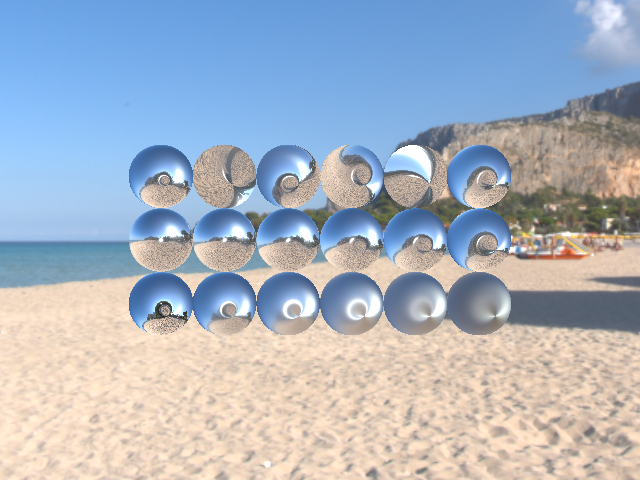

Recreate this plot in Python.
#!/usr/bin/env python

# Render three rows of PBR spheres demonstrating anisotropic reflections.
# Row 0: full anisotropy with increasing roughness.
# Row 1: low roughness with increasing anisotropy.
# Row 2: full anisotropy, low roughness, increasing anisotropy rotation.
# Tangents are generated via spherical texture-coordinate mapping.

import os
from pathlib import Path

# Factory overrides: importing these modules registers the OpenGL rendering
# and interaction style implementations for vtkRenderingCore factory classes.
import vtkmodules.vtkInteractionStyle  # noqa: F401
import vtkmodules.vtkRenderingOpenGL2  # noqa: F401

# VTK pipeline classes used in this example
from vtkmodules.vtkFiltersCore import vtkPolyDataTangents
from vtkmodules.vtkFiltersSources import vtkSphereSource
from vtkmodules.vtkFiltersTexture import vtkTextureMapToSphere
from vtkmodules.vtkIOImage import vtkHDRReader
from vtkmodules.vtkRenderingCore import (
    vtkActor,
    vtkPolyDataMapper,
    vtkRenderWindow,
    vtkRenderWindowInteractor,
    vtkSkybox,
    vtkTexture,
)
from vtkmodules.vtkRenderingOpenGL2 import vtkOpenGLRenderer

# Colors (normalized RGB)
white = (1.0, 1.0, 1.0)
black = (0.0, 0.0, 0.0)

# Data directory
data_dir = Path(os.environ.get("VPE_DATA_DIR", Path(__file__).parent))

# Environment texture: load equirectangular HDR for image-based lighting
hdr_reader = vtkHDRReader()
hdr_reader.SetFileName(str(data_dir / "Skyboxes" / "spiaggia_di_mondello_4k.hdr"))

env_texture = vtkTexture()
env_texture.SetColorModeToDirectScalars()
env_texture.SetInputConnection(hdr_reader.GetOutputPort())
env_texture.MipmapOn()
env_texture.InterpolateOn()

# Skybox: spherical projection of the HDR environment
skybox = vtkSkybox()
skybox.SetFloorRight(0, 0, 1)
skybox.SetProjection(vtkSkybox.Sphere)
skybox.SetTexture(env_texture)
skybox.GammaCorrectOn()

# Source: high-resolution sphere with spherical texture coordinates and tangents
sphere = vtkSphereSource()
sphere.SetThetaResolution(75)
sphere.SetPhiResolution(75)

texture_map = vtkTextureMapToSphere()
texture_map.SetInputConnection(sphere.GetOutputPort())
texture_map.PreventSeamOff()

tangents = vtkPolyDataTangents()
tangents.SetInputConnection(texture_map.GetOutputPort())

# Mapper: shared mapper with tangent data for anisotropy direction
mapper = vtkPolyDataMapper()
mapper.SetInputConnection(tangents.GetOutputPort())

# Row 0: full anisotropy, increasing roughness
actor_r0_0 = vtkActor()
actor_r0_0.SetPosition(0, 0.0, 0.0)
actor_r0_0.RotateX(20)
actor_r0_0.RotateY(20)
actor_r0_0.SetMapper(mapper)
actor_r0_0.GetProperty().SetInterpolationToPBR()
actor_r0_0.GetProperty().SetColor(white)
actor_r0_0.GetProperty().SetMetallic(1.0)
actor_r0_0.GetProperty().SetAnisotropy(1.0)
actor_r0_0.GetProperty().SetRoughness(0.0)

actor_r0_1 = vtkActor()
actor_r0_1.SetPosition(1, 0.0, 0.0)
actor_r0_1.RotateX(20)
actor_r0_1.RotateY(20)
actor_r0_1.SetMapper(mapper)
actor_r0_1.GetProperty().SetInterpolationToPBR()
actor_r0_1.GetProperty().SetColor(white)
actor_r0_1.GetProperty().SetMetallic(1.0)
actor_r0_1.GetProperty().SetAnisotropy(1.0)
actor_r0_1.GetProperty().SetRoughness(0.2)

actor_r0_2 = vtkActor()
actor_r0_2.SetPosition(2, 0.0, 0.0)
actor_r0_2.RotateX(20)
actor_r0_2.RotateY(20)
actor_r0_2.SetMapper(mapper)
actor_r0_2.GetProperty().SetInterpolationToPBR()
actor_r0_2.GetProperty().SetColor(white)
actor_r0_2.GetProperty().SetMetallic(1.0)
actor_r0_2.GetProperty().SetAnisotropy(1.0)
actor_r0_2.GetProperty().SetRoughness(0.4)

actor_r0_3 = vtkActor()
actor_r0_3.SetPosition(3, 0.0, 0.0)
actor_r0_3.RotateX(20)
actor_r0_3.RotateY(20)
actor_r0_3.SetMapper(mapper)
actor_r0_3.GetProperty().SetInterpolationToPBR()
actor_r0_3.GetProperty().SetColor(white)
actor_r0_3.GetProperty().SetMetallic(1.0)
actor_r0_3.GetProperty().SetAnisotropy(1.0)
actor_r0_3.GetProperty().SetRoughness(0.6)

actor_r0_4 = vtkActor()
actor_r0_4.SetPosition(4, 0.0, 0.0)
actor_r0_4.RotateX(20)
actor_r0_4.RotateY(20)
actor_r0_4.SetMapper(mapper)
actor_r0_4.GetProperty().SetInterpolationToPBR()
actor_r0_4.GetProperty().SetColor(white)
actor_r0_4.GetProperty().SetMetallic(1.0)
actor_r0_4.GetProperty().SetAnisotropy(1.0)
actor_r0_4.GetProperty().SetRoughness(0.8)

actor_r0_5 = vtkActor()
actor_r0_5.SetPosition(5, 0.0, 0.0)
actor_r0_5.RotateX(20)
actor_r0_5.RotateY(20)
actor_r0_5.SetMapper(mapper)
actor_r0_5.GetProperty().SetInterpolationToPBR()
actor_r0_5.GetProperty().SetColor(white)
actor_r0_5.GetProperty().SetMetallic(1.0)
actor_r0_5.GetProperty().SetAnisotropy(1.0)
actor_r0_5.GetProperty().SetRoughness(1.0)

# Row 1: low roughness, increasing anisotropy
actor_r1_0 = vtkActor()
actor_r1_0.SetPosition(0, 1.0, 0.0)
actor_r1_0.RotateX(20)
actor_r1_0.RotateY(20)
actor_r1_0.SetMapper(mapper)
actor_r1_0.GetProperty().SetInterpolationToPBR()
actor_r1_0.GetProperty().SetColor(white)
actor_r1_0.GetProperty().SetMetallic(1.0)
actor_r1_0.GetProperty().SetRoughness(0.1)
actor_r1_0.GetProperty().SetAnisotropy(0.0)

actor_r1_1 = vtkActor()
actor_r1_1.SetPosition(1, 1.0, 0.0)
actor_r1_1.RotateX(20)
actor_r1_1.RotateY(20)
actor_r1_1.SetMapper(mapper)
actor_r1_1.GetProperty().SetInterpolationToPBR()
actor_r1_1.GetProperty().SetColor(white)
actor_r1_1.GetProperty().SetMetallic(1.0)
actor_r1_1.GetProperty().SetRoughness(0.1)
actor_r1_1.GetProperty().SetAnisotropy(0.2)

actor_r1_2 = vtkActor()
actor_r1_2.SetPosition(2, 1.0, 0.0)
actor_r1_2.RotateX(20)
actor_r1_2.RotateY(20)
actor_r1_2.SetMapper(mapper)
actor_r1_2.GetProperty().SetInterpolationToPBR()
actor_r1_2.GetProperty().SetColor(white)
actor_r1_2.GetProperty().SetMetallic(1.0)
actor_r1_2.GetProperty().SetRoughness(0.1)
actor_r1_2.GetProperty().SetAnisotropy(0.4)

actor_r1_3 = vtkActor()
actor_r1_3.SetPosition(3, 1.0, 0.0)
actor_r1_3.RotateX(20)
actor_r1_3.RotateY(20)
actor_r1_3.SetMapper(mapper)
actor_r1_3.GetProperty().SetInterpolationToPBR()
actor_r1_3.GetProperty().SetColor(white)
actor_r1_3.GetProperty().SetMetallic(1.0)
actor_r1_3.GetProperty().SetRoughness(0.1)
actor_r1_3.GetProperty().SetAnisotropy(0.6)

actor_r1_4 = vtkActor()
actor_r1_4.SetPosition(4, 1.0, 0.0)
actor_r1_4.RotateX(20)
actor_r1_4.RotateY(20)
actor_r1_4.SetMapper(mapper)
actor_r1_4.GetProperty().SetInterpolationToPBR()
actor_r1_4.GetProperty().SetColor(white)
actor_r1_4.GetProperty().SetMetallic(1.0)
actor_r1_4.GetProperty().SetRoughness(0.1)
actor_r1_4.GetProperty().SetAnisotropy(0.8)

actor_r1_5 = vtkActor()
actor_r1_5.SetPosition(5, 1.0, 0.0)
actor_r1_5.RotateX(20)
actor_r1_5.RotateY(20)
actor_r1_5.SetMapper(mapper)
actor_r1_5.GetProperty().SetInterpolationToPBR()
actor_r1_5.GetProperty().SetColor(white)
actor_r1_5.GetProperty().SetMetallic(1.0)
actor_r1_5.GetProperty().SetRoughness(0.1)
actor_r1_5.GetProperty().SetAnisotropy(1.0)

# Row 2: full anisotropy, low roughness, increasing anisotropy rotation
actor_r2_0 = vtkActor()
actor_r2_0.SetPosition(0, 2.0, 0.0)
actor_r2_0.RotateX(20)
actor_r2_0.RotateY(20)
actor_r2_0.SetMapper(mapper)
actor_r2_0.GetProperty().SetInterpolationToPBR()
actor_r2_0.GetProperty().SetColor(white)
actor_r2_0.GetProperty().SetMetallic(1.0)
actor_r2_0.GetProperty().SetRoughness(0.1)
actor_r2_0.GetProperty().SetAnisotropy(1.0)
actor_r2_0.GetProperty().SetAnisotropyRotation(0.0)

actor_r2_1 = vtkActor()
actor_r2_1.SetPosition(1, 2.0, 0.0)
actor_r2_1.RotateX(20)
actor_r2_1.RotateY(20)
actor_r2_1.SetMapper(mapper)
actor_r2_1.GetProperty().SetInterpolationToPBR()
actor_r2_1.GetProperty().SetColor(white)
actor_r2_1.GetProperty().SetMetallic(1.0)
actor_r2_1.GetProperty().SetRoughness(0.1)
actor_r2_1.GetProperty().SetAnisotropy(1.0)
actor_r2_1.GetProperty().SetAnisotropyRotation(0.2)

actor_r2_2 = vtkActor()
actor_r2_2.SetPosition(2, 2.0, 0.0)
actor_r2_2.RotateX(20)
actor_r2_2.RotateY(20)
actor_r2_2.SetMapper(mapper)
actor_r2_2.GetProperty().SetInterpolationToPBR()
actor_r2_2.GetProperty().SetColor(white)
actor_r2_2.GetProperty().SetMetallic(1.0)
actor_r2_2.GetProperty().SetRoughness(0.1)
actor_r2_2.GetProperty().SetAnisotropy(1.0)
actor_r2_2.GetProperty().SetAnisotropyRotation(0.4)

actor_r2_3 = vtkActor()
actor_r2_3.SetPosition(3, 2.0, 0.0)
actor_r2_3.RotateX(20)
actor_r2_3.RotateY(20)
actor_r2_3.SetMapper(mapper)
actor_r2_3.GetProperty().SetInterpolationToPBR()
actor_r2_3.GetProperty().SetColor(white)
actor_r2_3.GetProperty().SetMetallic(1.0)
actor_r2_3.GetProperty().SetRoughness(0.1)
actor_r2_3.GetProperty().SetAnisotropy(1.0)
actor_r2_3.GetProperty().SetAnisotropyRotation(0.6)

actor_r2_4 = vtkActor()
actor_r2_4.SetPosition(4, 2.0, 0.0)
actor_r2_4.RotateX(20)
actor_r2_4.RotateY(20)
actor_r2_4.SetMapper(mapper)
actor_r2_4.GetProperty().SetInterpolationToPBR()
actor_r2_4.GetProperty().SetColor(white)
actor_r2_4.GetProperty().SetMetallic(1.0)
actor_r2_4.GetProperty().SetRoughness(0.1)
actor_r2_4.GetProperty().SetAnisotropy(1.0)
actor_r2_4.GetProperty().SetAnisotropyRotation(0.8)

actor_r2_5 = vtkActor()
actor_r2_5.SetPosition(5, 2.0, 0.0)
actor_r2_5.RotateX(20)
actor_r2_5.RotateY(20)
actor_r2_5.SetMapper(mapper)
actor_r2_5.GetProperty().SetInterpolationToPBR()
actor_r2_5.GetProperty().SetColor(white)
actor_r2_5.GetProperty().SetMetallic(1.0)
actor_r2_5.GetProperty().SetRoughness(0.1)
actor_r2_5.GetProperty().SetAnisotropy(1.0)
actor_r2_5.GetProperty().SetAnisotropyRotation(1.0)

# Renderer: OpenGL renderer with image-based lighting
renderer = vtkOpenGLRenderer()
renderer.SetBackground(black)
renderer.UseImageBasedLightingOn()
renderer.UseSphericalHarmonicsOn()
renderer.SetEnvironmentTexture(env_texture, False)
renderer.GetEnvMapIrradiance().SetIrradianceStep(0.3)
renderer.AddActor(skybox)
renderer.AddActor(actor_r0_0)
renderer.AddActor(actor_r0_1)
renderer.AddActor(actor_r0_2)
renderer.AddActor(actor_r0_3)
renderer.AddActor(actor_r0_4)
renderer.AddActor(actor_r0_5)
renderer.AddActor(actor_r1_0)
renderer.AddActor(actor_r1_1)
renderer.AddActor(actor_r1_2)
renderer.AddActor(actor_r1_3)
renderer.AddActor(actor_r1_4)
renderer.AddActor(actor_r1_5)
renderer.AddActor(actor_r2_0)
renderer.AddActor(actor_r2_1)
renderer.AddActor(actor_r2_2)
renderer.AddActor(actor_r2_3)
renderer.AddActor(actor_r2_4)
renderer.AddActor(actor_r2_5)

# Window: display the rendered scene
render_window = vtkRenderWindow()
render_window.AddRenderer(renderer)
render_window.SetWindowName("pbr anisotropy")
render_window.SetMultiSamples(0)
render_window.SetSize(640, 480)

# Interactor: handle mouse and keyboard events
interactor = vtkRenderWindowInteractor()
interactor.SetRenderWindow(render_window)

# Launch the interactive visualization
render_window.Render()
interactor.Start()
